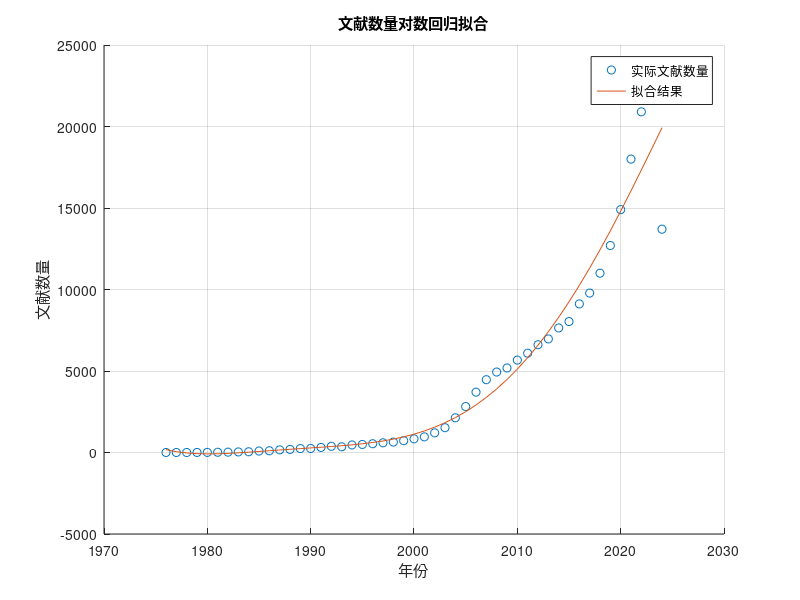

MATLAB code to generate this figure:
clear; clc

% 年份
years = 1976:2024;

each_years_count = [1 0 1 3 7 15 21 35 45 90 106 162 191 241 246 311 380 351 463 ...
    494 538 595 639 724 838 958 1205 1522 2129 2818 3702 4466 4937 5186 5670 ...
    6093 6613 6968 7642 8034 9117 9781 11000 12700 14900 18000 20900 ...
    23600 13700]; 
% 确保数据长度一致
assert(length(years) == length(each_years_count), '年份和文献数量数组长度不一致');

% 进行线性回归
p = polyfit(years, each_years_count, 5); % 一次多项式拟合（线性拟合）

% 计算拟合值
fitted_counts = polyval(p, years);

% 绘制结果
figure;
hold on;
plot(years, each_years_count, 'o', 'DisplayName', '实际文献数量'); % 实际数据
plot(years, fitted_counts, '-', 'DisplayName', '拟合结果'); % 拟合曲线
xlabel('年份');
ylabel('文献数量');
title('文献数量对数回归拟合');
legend show;
grid on;
hold off;
